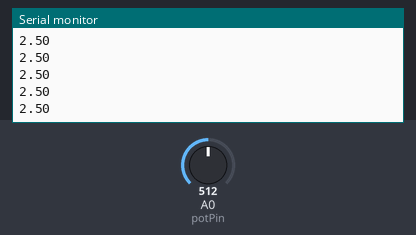
The sketch below on a simulated Arduino Uno, built with avr-gcc and run on an emulated ATmega328P. On the bench: the last lines printed to the serial monitor. Inputs (shaded band) come from the test bench; at power-on: A0 (potPin) = 512.

Above: at 1.2 s.
1.3 s: A0 (potPin) set to 716
At 1.68 s:
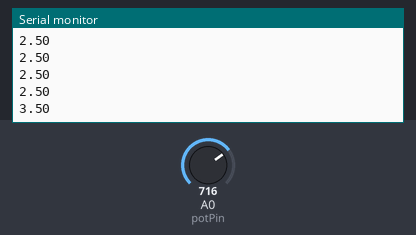
2.8 s: A0 (potPin) set to 900
At 2.94 s:
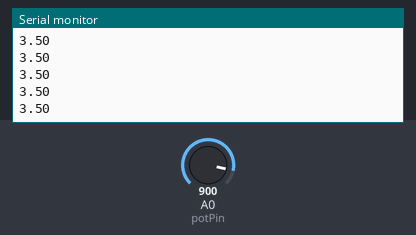
Timing chart, 0 to 5.8 s (numbered marks = the images above; inputs shaded):
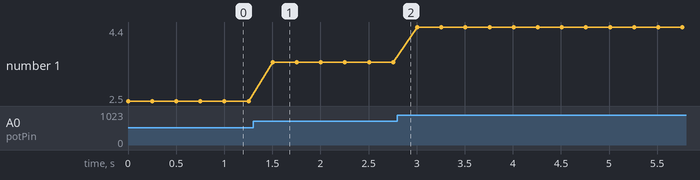

Measured:
- after the input at 1.3 s, the serial monitor: prints a new line after 0.20 s (image 1)
- plotted number 1: 2.5 → 3.5 after the input at 1.3 s, 3.5 → 4.4 after the input at 2.8 s

The sketch:

Potentiometer.ino
```cpp
int potPin = A0; //potentiometer pin to A0
int readValue;
int waitTime = 250;
float volt;

void setup() {
  pinMode(potPin, INPUT); // declare potpin as input
  Serial.begin(9600); // start serial port


}

void loop() {

  readValue = analogRead(potPin); // set variable a value
  volt = (5./1023.)*readValue; // calc voltage
  Serial.println(volt);
  delay(waitTime); // time delay

  // 0-5 V = 0-1023

}
```
